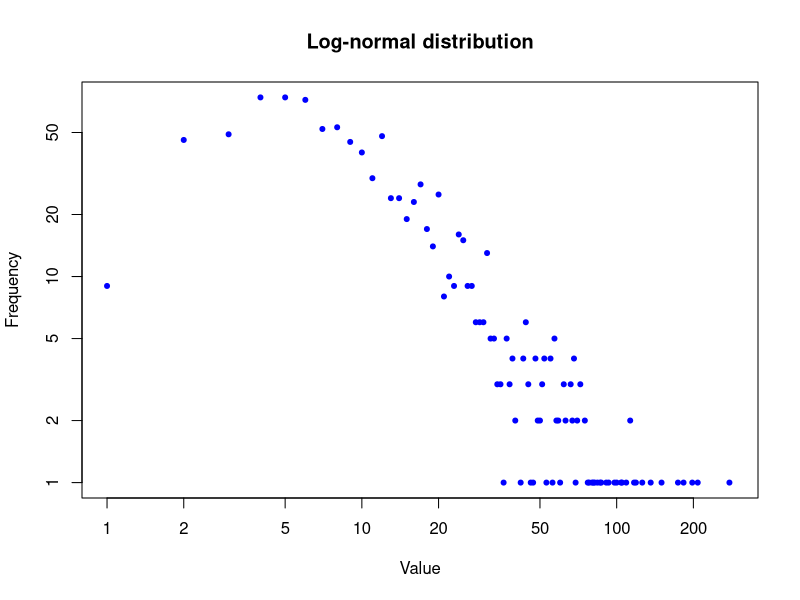

Recreate this plot in R.
# Get a random log-normal distribution
r <- rlnorm(1000)

# Get the distribution without plotting it using tighter breaks
h <- hist(r, plot=F, breaks=c(seq(0,max(r)+1, .1)))

# Plot the distribution using log scale on both axes, and use
# blue points
plot(h$counts, log="xy", pch=20, col="blue",
	main="Log-normal distribution",
	xlab="Value", ylab="Frequency")